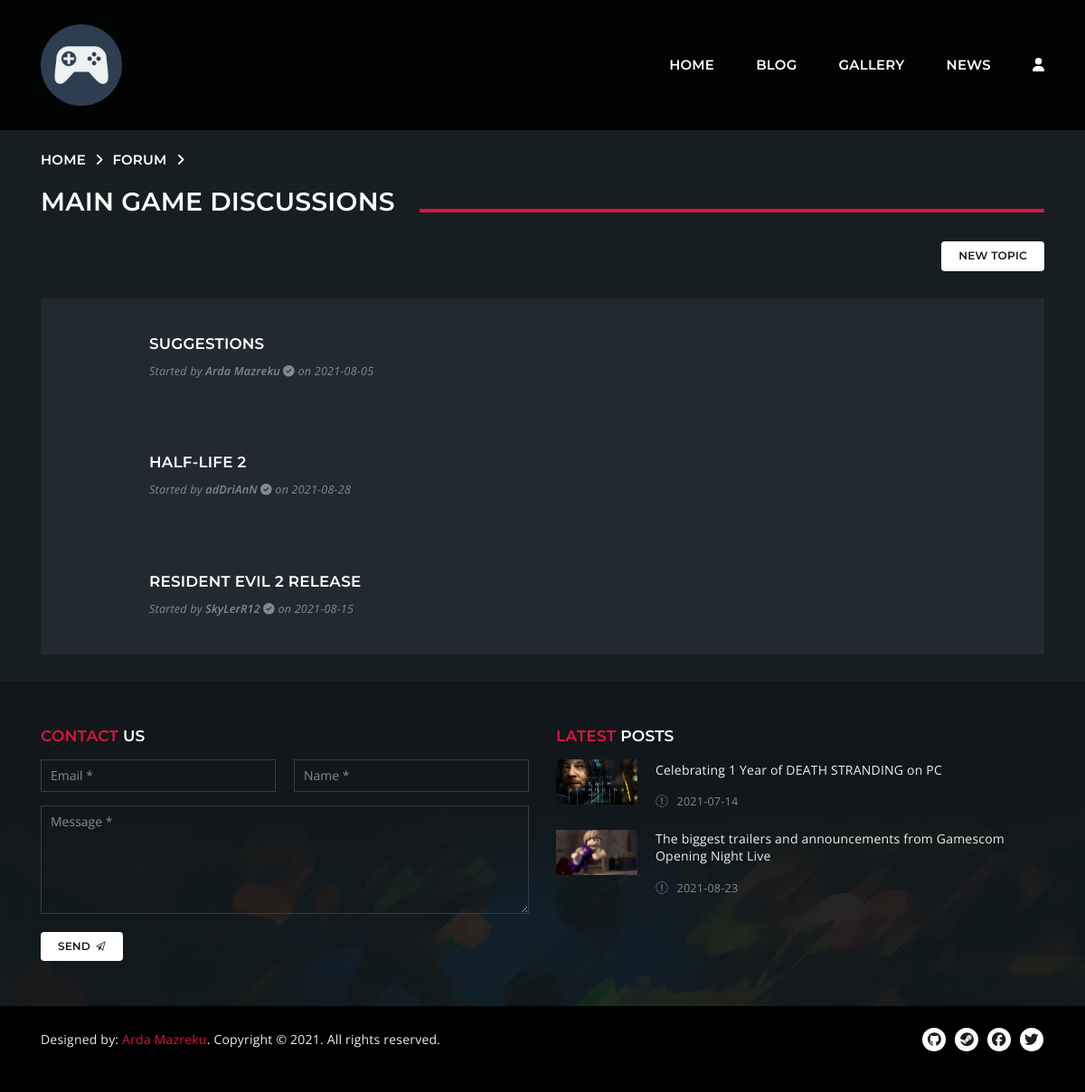
Page /forum-topics.php on the committed database.
### tables this page shows
CREATE TABLE IF NOT EXISTS `forum` (
  `id` int(11) NOT NULL AUTO_INCREMENT,
  `roli_id` int(11) NOT NULL,
  `perdoruesi_id` int(11) NOT NULL,
  `email` varchar(50) NOT NULL,
  `emri` varchar(30) NOT NULL,
  `profile_pic` varchar(50) NOT NULL,
  `data_regjistrim` date NOT NULL,
  `data_postim` date NOT NULL,
  `titulli` varchar(80) NOT NULL,
  `permbajtja` longtext NOT NULL,
  `attachment` varchar(50) NOT NULL,
  `file` varchar(30) NOT NULL,
  PRIMARY KEY (`id`),
  KEY `perdoruesi_id` (`perdoruesi_id`),
  KEY `roli_id` (`roli_id`)
);

CREATE TABLE IF NOT EXISTS `blog` (
  `id` int(11) NOT NULL AUTO_INCREMENT,
  `roli` int(11) NOT NULL,
  `perdoruesi_id` int(11) NOT NULL,
  `titulli` varchar(200) NOT NULL,
  `titulli2` varchar(100) NOT NULL,
  `autori` varchar(30) NOT NULL,
  `profile_pic` varchar(50) NOT NULL,
  `data` date NOT NULL,
  `permbajtja` longtext NOT NULL,
  `permbajtja2` longtext NOT NULL,
  `foto` varchar(50) NOT NULL,
  `kategoria` varchar(20) NOT NULL,
  `blog_file` varchar(20) NOT NULL,
  PRIMARY KEY (`id`),
  KEY `roli` (`roli`),
  KEY `perdoruesi_id` (`perdoruesi_id`)
);

### forum-topics.php (the view, shortened to what this page needs)
<!DOCTYPE html>
<html lang="en">
<head>
    <link rel="stylesheet" href="src/assets/vendor/bootstrap/dist/css/bootstrap.min.css">
    <link rel="stylesheet" href="https://pro.fontawesome.com/releases/v5.10.0/css/duotone.css"/>
    <link rel="stylesheet" href="https://pro.fontawesome.com/releases/v5.10.0/css/fontawesome.css"/>
    <link rel="stylesheet" href="src/assets/vendor/ionicons/css/ionicons.min.css">
    <link rel="stylesheet" href="src/assets/vendor/flickity/dist/flickity.min.css">
    <link rel="stylesheet" type="text/css" href="src/assets/vendor/photoswipe/dist/photoswipe.css">
    <link rel="stylesheet" type="text/css" href="src/assets/vendor/photoswipe/dist/default-skin/default-skin.css">
    <link rel="stylesheet" href="src/assets/vendor/bootstrap-slider/dist/css/bootstrap-slider.min.css">
    <link rel="stylesheet" type="text/css" href="src/assets/vendor/summernote/dist/summernote-bs4.css">
    <link rel="stylesheet" href="src/assets/css/app.css">
</head>
<body>
<?php include "src/components/navbar.php";?>
<div class="nk-main">
<div class="nk-gap-1"></div>
<div class="container">
    <ul class="nk-breadcrumbs">
        <li><a href="index.php">Home</a></li>
        <li><span class="fa fa-angle-right"></span></li>
        <li><a href="forum-topics.php">Forum</a></li>
        <li><span class="fa fa-angle-right"></span></li>
        <li><span>Main Game Discussions</span></li>
    </ul>
</div>
<div class="nk-gap-1"></div>
    <div class="container">
        <div class="row justify-content-end">
            <div class="col-md-3 text-right">
                <a href="#" class="nk-btn nk-btn-rounded nk-btn-color-white">New Topic</a>
            </div>
        </div>
        <div class="nk-gap-2"></div>
        <?php
            require "database/connect.php";
            $conn = $connect->prepare("SELECT * FROM forum");
            $conn->execute();
            $res = $conn->get_result();
            while($row = $res->fetch_assoc()):
        ?>
        <ul class="nk-forum">
            <li>
                <div class="nk-forum-title">
                    <h3><a href="<?= $row['file']?>"><?= $row['titulli']?></a></h3>
                    <div class="nk-forum-title-sub">Started by <a href="#"><?= $row['emri']?></a>
                    <i class="fas fa-check-circle"></i> on <?= $row['data_postim']?></div>
                </div>
            </li>
        </ul>
        <?php endwhile;?>
    </div>
    <div class="nk-gap-2"></div>
    <?php include "src/components/footer.php";?>
    </div>
    <img class="nk-page-background-bottom" src="src/assets/images/bg-bottom.png" alt="">
</body>
</html>

### src/components/footer.php (shortened to what this page needs)
<footer class="nk-footer">
    <div class="container">
        <div class="nk-gap-3"></div>
        <div class="row vertical-gap">
            <div class="col-md-6">
                <div class="nk-widget">
                    <h4 class="nk-widget-title"><span class="text-main-1">Contact</span> Us</h4>
                    <div class="nk-widget-content">
                        <form action="ajax-contact-form.php" class="nk-form nk-form-ajax">
                            <div class="row vertical-gap sm-gap">
                                <div class="col-md-6">
                                    <input type="email" class="form-control required" name="email" placeholder="Email *">
                                </div>
                                <div class="col-md-6">
                                    <input type="text" class="form-control required" name="name" placeholder="Name *">
                                </div>
                            </div>
                            <div class="nk-gap"></div>
                            <textarea class="form-control required" name="message" rows="5" placeholder="Message *"></textarea>
                            <div class="nk-gap-1"></div>
                            <button class="nk-btn nk-btn-rounded nk-btn-color-white">
                                <span>Send</span>
                                <span class="icon"><i class="ion-paper-airplane"></i></span>
                            </button>
                        </form>
                    </div>
                </div>
            </div>
            <div class="col-md-6">
                <div class="nk-widget">
                    <h4 class="nk-widget-title"><span class="text-main-1">Latest</span> Posts</h4>
                    <div class="nk-widget-content">
                        <div class="row vertical-gap sm-gap">
                            <?php
                                require "database/connect.php";
                                $conn = $connect->prepare("SELECT * FROM blog");
                                $conn->execute();
                                $res = $conn->get_result();
                                while($row = $res->fetch_assoc()):
                            ?>
                            <div class="col-lg-12">
                                <div class="nk-widget-post-2">
                                    <a href="<?= $row['blog_file']?>" class="nk-post-image">
                                        <img src="<?= $row['foto']?>" alt="">
                                    </a>
                                    <div class="nk-post-title"><a href="<?= $row['blog_file']?>"><?= $row['titulli']?></a></div>
                                    <div class="nk-post-date">
                                        <span class="fa fa-calendar"></span> <?= $row['data']?>
                                    </div>
                                </div>
                            </div>
                        <?php endwhile; ?>
                        </div>
                    </div>
                </div>
            </div>
        </div>
        <div class="nk-gap-3"></div>
    </div>
    <div class="nk-copyright">
        <div class="container">
            <div class="nk-copyright-left">
                <p> Designed by: <a href="https://www.github.com/ardamazreku"> Arda Mazreku</a>.
                Copyright &copy; 2021. All rights reserved.</p>
            </div>
            <div class="nk-copyright-right">
                <ul class="nk-social-links-2">
                    <li><a class="nk-social-github" href="www.github.com/ardamazreku"><span class="fab fa-github"></span></a></li>
                    <li><a class="nk-social-steam" href="www.steam.com"><span class="fab fa-steam"></span></a></li>
                    <li><a class="nk-social-facebook" href="www.facebook.com"><span class="fab fa-facebook"></span></a></li>
                    <li><a class="nk-social-twitter" href="www.twitter.com" target="_blank"><span class="fab fa-twitter"></span></a></li>
                </ul>
            </div>
        </div>
    </div>
</footer>

### rows in the picture
forum: titulli "SUGGESTIONS", emri "Arda Mazreku", data_postim "2021-08-05"
forum: titulli "HALF-LIFE 2", emri "adDriAnN", data_postim "2021-08-28"
forum: titulli "RESIDENT EVIL 2 RELEASE", emri "SkyLerR12", data_postim "2021-08-15"
blog: foto (picture), titulli "Celebrating 1 Year of DEATH STRANDING on PC", data "2021-07-14"
blog: foto (picture), titulli "The biggest trailers and announcements from Gamescom Opening Night Live", data "2021-08-23"
